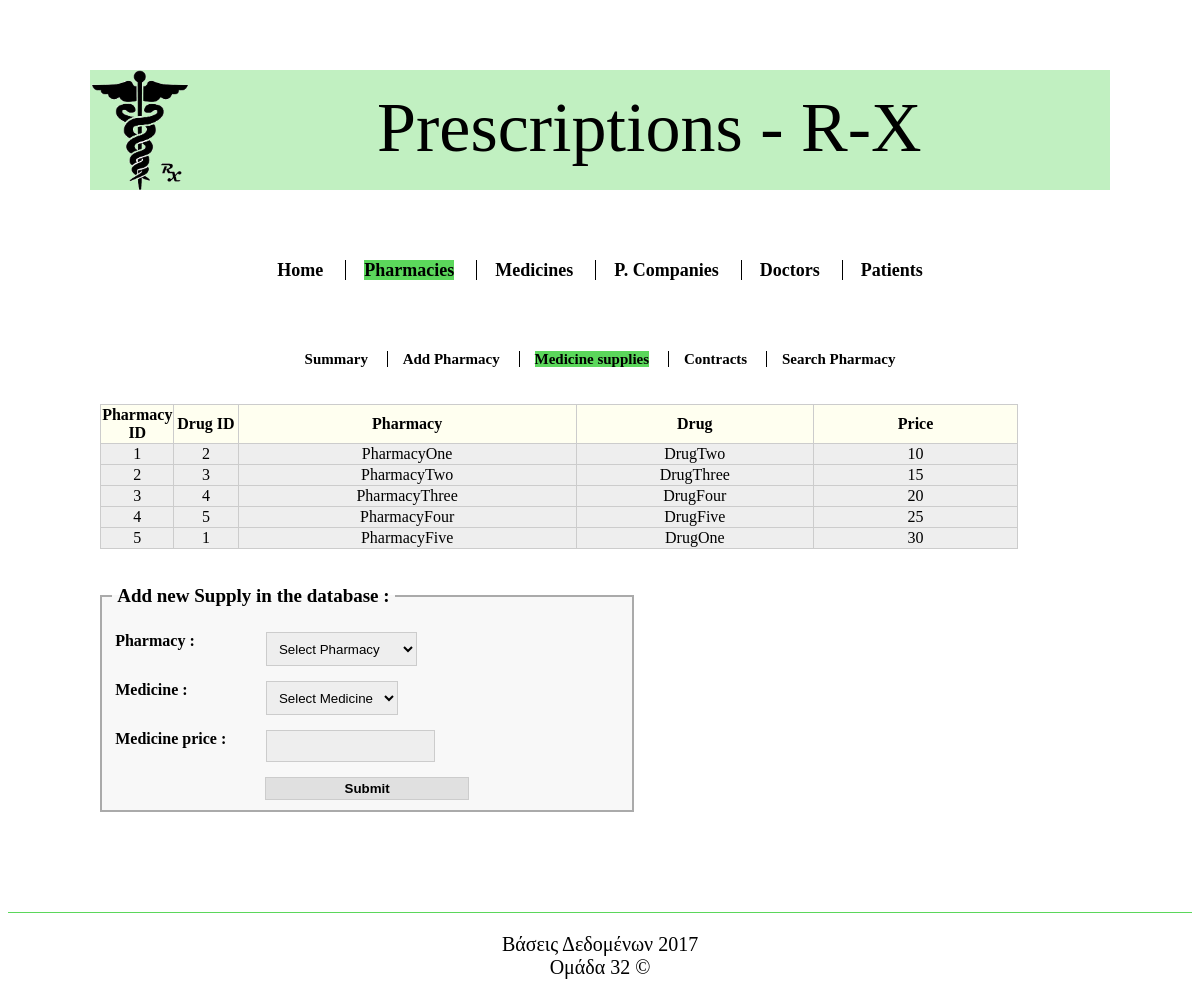
The app's page /pharmacySupplies.php with its own data.
### tables this page shows
Create Table if not exists Sell (
	PharmacyId integer unsigned not null,
	DrugId integer unsigned not null,
	Price integer not null,
	primary key (PharmacyId, DrugId),
	foreign key (PharmacyId) references Pharmacy(PharmacyId) on delete cascade on update cascade,
	foreign key (DrugId) references Drug(DrugId) on delete cascade on update cascade
);

Create Table if not exists Pharmacy (
	PharmacyId integer unsigned auto_increment not null,
	Name varchar(20) not null,
	Town varchar(20) not null,
	StreetName varchar(20) not null,
	StreetNumber integer not null,
	PostalCode integer not null,
	PhoneNumber integer not null,
	primary key (PharmacyId)
);

Create Table if not exists Drug (
	DrugId integer unsigned auto_increment not null,
	Name varchar(20) not null,
	Formula varchar(20) not null,
	CompanyId integer unsigned not null,
	primary key (DrugId),
	foreign key (CompanyId) references Company(CompanyId) on delete cascade
);

### pharmacySupplies.php (the view, shortened to what this page needs)
<?php
	include('inc/header.inc.php');
	include('inc/connect.inc.php');
?>
<div id="menu">
	<ul>
		<li><a href="index.php">Home</a></li>
		<li><a href="pharmacy.php" style="background-color:#5bd75b">Pharmacies</a></li>
		<li><a href="medicine.php">Medicines</a></li>
		<li><a href="company.php">P. Companies</a></li>
		<li><a href="doctor.php">Doctors</a></li>
		<li><a href="patient.php">Patients</a></li>
	</ul>
</div>
<div id="main">
<div id="menu2">
	<ul>
		<li><a href="pharmacy.php">Summary</a></li>
		<li><a href="addPharmacy.php">Add Pharmacy</a></li>
		<li><a href="pharmacySupplies.php" style="background-color:#5bd75b">Medicine supplies</a></li>
		<li><a href="pharmacyContracts.php">Contracts</a></li>
		<li><a href="pharmacySearch.php">Search Pharmacy</a></li>
	</ul>
</div>
<br/><br/>
<?php
$sql1="SELECT * FROM Sell";
$mydata1 = mysql_query($sql1,$con);
echo "<table width='90%'>
<tr style='background-color:#FFFFF0'>
	<th width='7%'>Pharmacy ID</th>
	<th width='7%'>Drug ID</th>
	<th>Pharmacy</th>
	<th>Drug</th>
	<th>Price</th>
</tr>";
while ($record1 = mysql_fetch_array($mydata1)){
	$sql4="SELECT Pharmacy.Name FROM Pharmacy WHERE Pharmacy.PharmacyId='$record1[PharmacyId]'";
	$sql5="SELECT Drug.Name FROM Drug WHERE Drug.DrugId='$record1[DrugId]'";
	$mydata4 = mysql_query($sql4,$con);
	$mydata5 = mysql_query($sql5,$con);
	$pname = mysql_result($mydata4, 0);
	$dname = mysql_result($mydata5, 0);
	echo "
	<tr>
	<td>$record1[PharmacyId]</td>
	<td>$record1[DrugId]</td>
	<td>$pname</td>
	<td>$dname</td>
	<td>$record1[Price]</td>
	</tr>";
}
echo"</table><br/><br/>";
echo "
<form id='form1' method='post' action='pharmacySupplies.php'>
<fieldset>
	<legend>Add new Supply in the database :</legend>
	<label for='pharmacyid'>
		<span>Pharmacy :</span>
		<select name='pharmacyid'>
			<option value='' disabled selected>Select Pharmacy</option>";
				echo"</select>
	</label>
	<label for='drugid'>
		<span>Medicine :</span>
		<select name='drugid'>
			<option value='' disabled selected>Select Medicine</option>";
				echo"</select>
	</label>
	<label for='price'>
		<span>Medicine price :</span>
		<input id='price' type='text' name='price' size='20'/>
	</label>
	<label for='submit1' id='submit'>
		<input id='submit1' class='submit' type='submit' name='addnew' value='Submit'/>
	</label>
</fieldset>
</form>";
?>
</div>
<?php
	include('inc/footer.inc.php');
?>

### assets/styles/style.css (style rules this page uses)
#menu { color:#FFFFFF; margin-top:70px; margin-bottom:70px; width:100%; }
#menu ul { font-size:100%; font-weight:bold; padding:0; margin:0; text-align:center; }
#menu li:first-child { padding-left:0; border-left:none; margin-left:0; }
#menu li { display:inline; margin-left: 1em; border-left: 1px solid #000000; padding-left:1em; font-size:18px; }
#menu li a:link, #menu li a:visited, #menu li a:active { text-decoration:none; color:#000000; }
#menu2 { color:#FFFFFF; margin-top:1%; width:100%; }
#menu2 ul { font-size:15px; font-style:tahoma; font-weight:bold; padding:0; margin:0; text-align:center; }
#menu2 li:first-child { padding-left:0; border-left:none; margin-left:0; }
#menu2 li { display:inline; margin-left: 1em; border-left: 1px solid #000000; padding-left:1em; }
#menu2 li a:link, #menu li a:visited, #menu li a:active { text-decoration:none; color:#000000; }
#main table { border-collapse:collapse; vertical-align:middle; margin-left:1%; }
#main { width:100%; text-align:left; }
#main th,td { text-align:center; border:1px solid #ccc; }
#main tr { background:#eee; }
#main input[type="text"] { background-color:rgba(0,0,0,0); border:none; text-align:center; outline:none; width:100%; }
#main input[type="submit"] { background-color:rgba(0,0,0,0); text-align:center; outline:none; font-weight:bold; width:100%; }
#main select { background-color:#eee; outline:none; border:none; text-align:left; }
@media only screen and (min-width: 280px) and (max-width:1919px) { html { ovelflow-y:scroll; } }
@media only screen and (min-width: 280px) and (max-width:1919px) { #main table { max-width:950px; min-width:760px; } }
@media only screen and (min-width: 280px) and (max-width:1919px) { #main td { min-width:60px; max-width:120px; } }
@media only screen and (min-width: 280px) and (max-width:1919px) { #menu2 { min-width:1020px; max-width:1020px; } }
@media only screen and (min-width: 280px) and (max-width:1919px) { #menu { min-width:680px; max-width:1020px; } }
@media only screen and (min-width: 280px) and (max-width:1919px) { #menu ul { text-align:center; } }
@media only screen and (min-width: 280px) and (max-width:1919px) { fieldset { min-width:400px; } }
fieldset { margin-left:1%; border: 2px solid #aaa; padding: 10px; width:50%; background: #F8F8F8; }
#form1 legend { font-weight: bold; padding: 0 5px; color: #000000; font-size:19px; }
#form1 label { clear: both; display: block; padding: 15px 3px; cursor: pointer; font-weight: bold; }
#form1 input, #form1 select, #form1 textarea { float: left; background-color:#eee; padding:1.5%; border:1px solid #ccc; }
#form1 input[type="text"] { border:1px solid #ccc; text-align:left; background: #eee; width:30%; }
#form1 input[type="submit"] { background-color: #E0E0E0; }
#form1 label span { float: left; width: 30%; }
#form1 select { text-align:left; }
#form1 #submit { width:40%; margin-right:auto; margin-left:auto; cursor: default; }
#form1 .submit { cursor: pointer; }

### records on screen
sell: PharmacyId "1", DrugId "2", PharmacyId.Name "PharmacyOne", DrugId.Name "DrugTwo", Price "10"
sell: PharmacyId "2", DrugId "3", PharmacyId.Name "PharmacyTwo", DrugId.Name "DrugThree", Price "15"
sell: PharmacyId "3", DrugId "4", PharmacyId.Name "PharmacyThree", DrugId.Name "DrugFour", Price "20"
sell: PharmacyId "4", DrugId "5", PharmacyId.Name "PharmacyFour", DrugId.Name "DrugFive", Price "25"
sell: PharmacyId "5", DrugId "1", PharmacyId.Name "PharmacyFive", DrugId.Name "DrugOne", Price "30"
